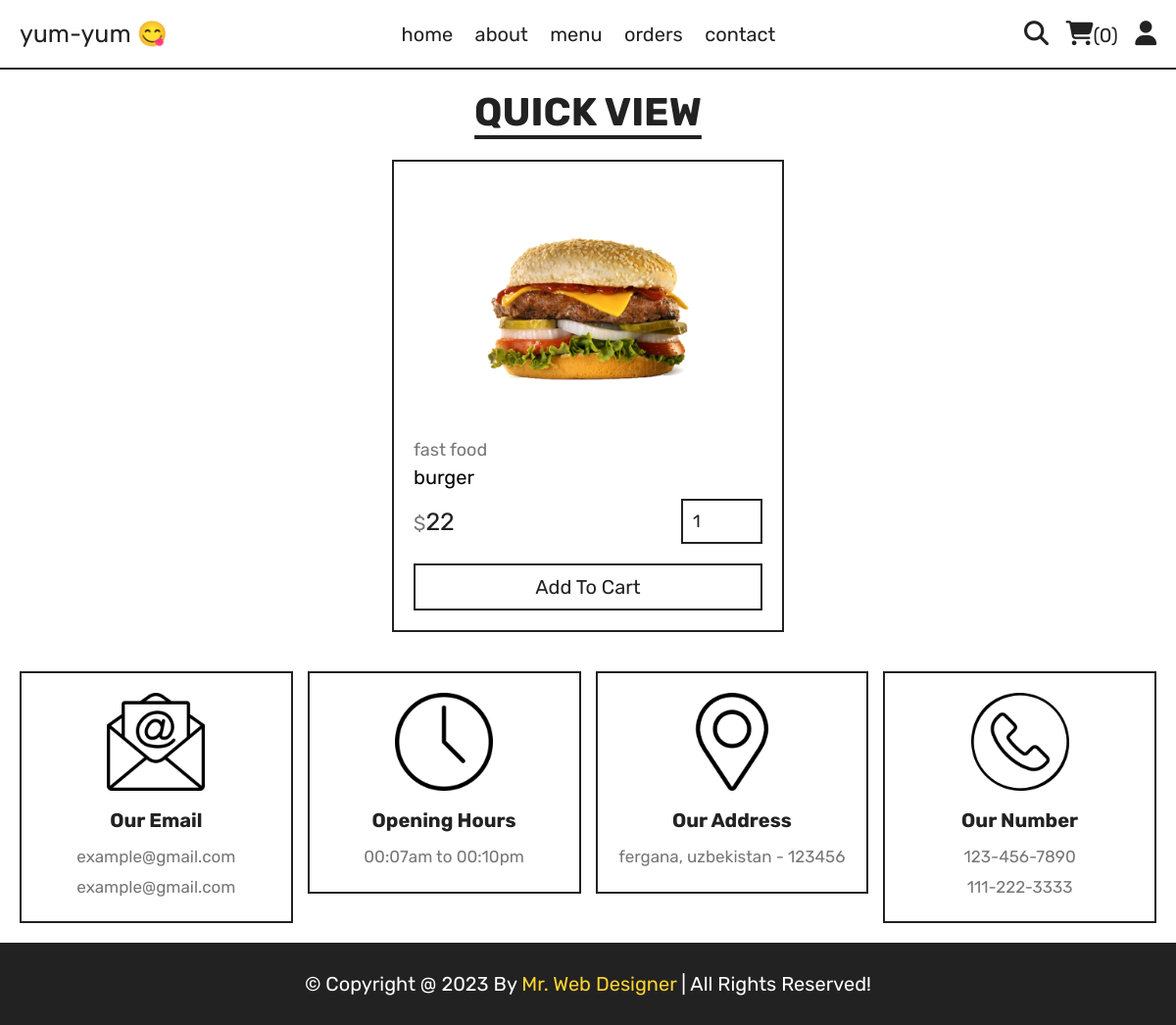
The page /quick_view.php?pid=1 on the database its author committed.
### tables this page shows
CREATE TABLE `products` (
  `id` int NOT NULL,
  `name` varchar(100) NOT NULL,
  `category` varchar(100) NOT NULL,
  `price` int NOT NULL,
  `image` varchar(100) NOT NULL
);

### quick_view.php (the view, shortened to what this page needs)
<?php
include 'components/connect.php';
?>
<!DOCTYPE html>
<html lang="en">
<head>
   <link rel="stylesheet" href="https://cdnjs.cloudflare.com/ajax/libs/font-awesome/6.1.1/css/all.min.css">
   <link rel="stylesheet" href="css/style.css">
</head>
<body>
<?php include 'components/user_header.php'; ?>
<section class="quick-view">
   <h1 class="title">quick view</h1>
   <?php
      $pid = $_GET['pid'];
      $select_products = $conn->prepare("SELECT * FROM `products` WHERE id = ?");
      $select_products->execute([$pid]);
      if($select_products->rowCount() > 0){
         while($fetch_products = $select_products->fetch(PDO::FETCH_ASSOC)){
   ?>
   <form action="" method="post" class="box">
      <img src="uploaded_img/<?= $fetch_products['image']; ?>" alt="">
      <a href="category.php?category=<?= $fetch_products['category']; ?>" class="cat"><?= $fetch_products['category']; ?></a>
      <div class="name"><?= $fetch_products['name']; ?></div>
      <div class="flex">
         <div class="price"><span>$</span><?= $fetch_products['price']; ?></div>
         <input type="number" name="qty" class="qty" min="1" max="99" value="1" maxlength="2">
      </div>
      <button type="submit" name="add_to_cart" class="cart-btn">add to cart</button>
   </form>
   <?php
         }
      }else{
         echo '<p class="empty">no products added yet!</p>';
      }
   ?>
</section>
<?php include 'components/footer.php'; ?>
</body>
</html>

### css/style.css (style rules this page uses)
:root { --yellow:#fed330; --red:#e74c3c; --white:#fff; --black:#222; --light-color:#777; --border:.2rem solid var(--black); }
* { font-family: 'Rubik', sans-serif; margin:0; padding:0; box-sizing: border-box; outline: none; border: none; text-decoration: none; }
html { font-size: 62.5%; overflow-x: hidden; scroll-behavior: smooth; stop-opacity: 7rem; }
section { margin:0 auto; max-width: 1200px; padding:2rem; }
.title { text-align: center; margin-bottom: 2.5rem; font-size: 4rem; color:var(--black); text-transform: uppercase; text-decoration: underline; text-underline-offset: 1rem; }
.quick-view form { max-width: 40rem; padding:2rem; border:var(--border); position: relative; margin:0 auto; }
.quick-view form img { height: 25rem; width: 100%; object-fit: contain; margin-bottom: 1rem; }
.quick-view form .cat { font-size: 1.8rem; color:var(--light-color); }
.quick-view form .name { font-size: 2rem; margin:.5rem 0; }
.quick-view form .flex { display: flex; justify-content: space-between; align-items: center; gap:1.5rem; margin:1rem 0; }
.quick-view form .flex .price { font-size: 2.5rem; color:var(--black); }
.quick-view form .flex .price span { font-size: 2rem; color:var(--light-color); }
.quick-view form .flex .qty { border:var(--border); padding:1rem; font-size: 1.8rem; color:var(--black); }
.quick-view form .cart-btn { width: 100%; padding:1rem 3rem; text-align: center; border:var(--border); font-size: 2rem; color:var(--black); cursor: pointer; text-transform: capitalize; background: none; margin-top: 1rem; }

### rows shown on the page
products: image (picture), category "fast food", name "burger", price "22"

### other values the page prints
$total_cart_items "0"
